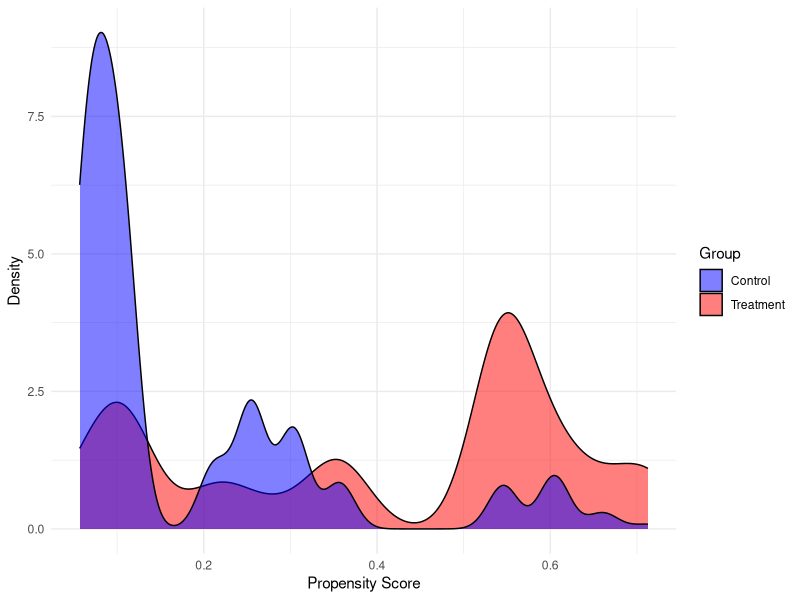
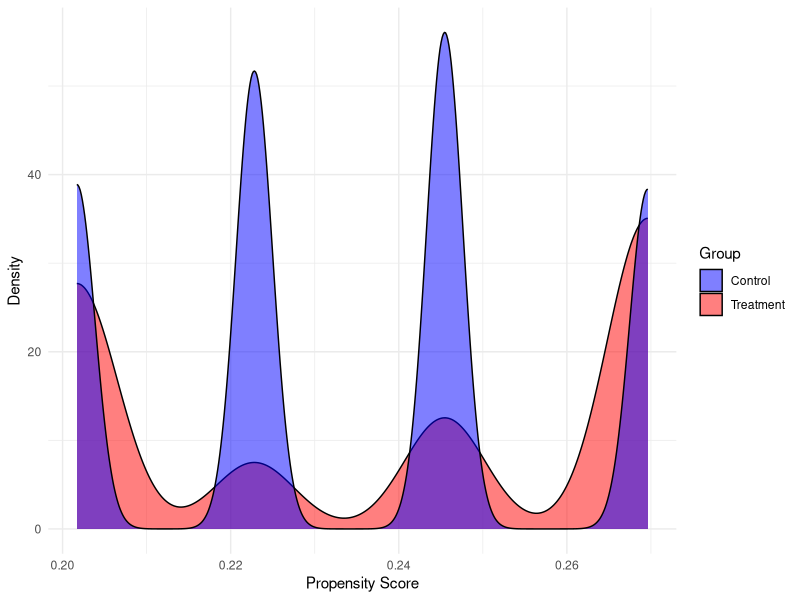
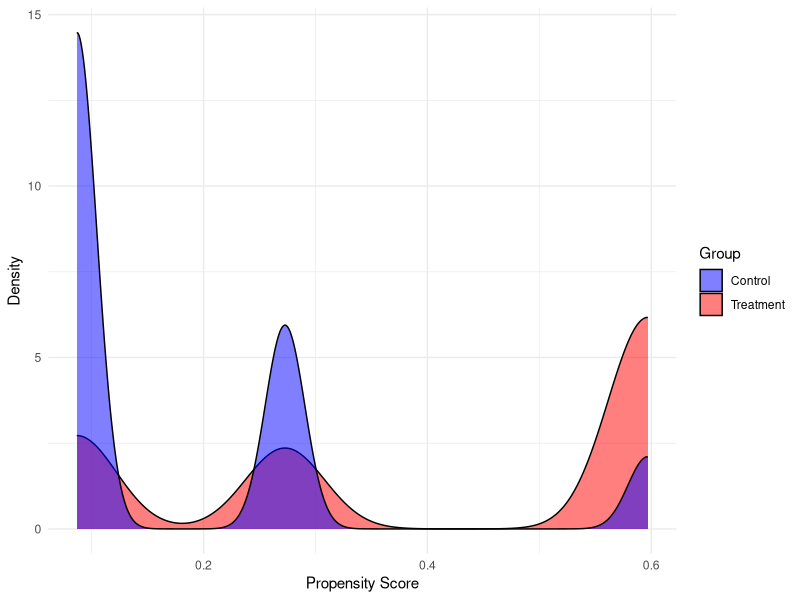

R code for these plots, in order:
## ---- chunk 1
knitr::opts_chunk$set(echo = TRUE)
## ---- chunk 2
data <- read.csv("final_data.csv")
head(data)
## ---- chunk 3
library(MatchIt)
library(ggplot2)
ps_formula <- CO.AQI.Category~Ozone.AQI.Category+NO2.AQI.Category
ps_model <- matchit(ps_formula, data = data, method = "nearest")
ps_scores <- ps_model$distance
data$propensity_score <- ps_scores
# Subset data for treatment and control groups
treatment_data <- data[data$CO.AQI.Category == 1, ]
control_data <- data[data$CO.AQI.Category == 0, ]

# Create density plots for propensity scores
ggplot() +
  geom_density(data = treatment_data, aes(x = propensity_score, fill = "Treatment"), alpha = 0.5) +
  geom_density(data = control_data, aes(x = propensity_score, fill = "Control"), alpha = 0.5) +
  labs(x = "Propensity Score", y = "Density", fill = "Group") +
  scale_fill_manual(values = c("blue", "red")) +
  theme_minimal()
## ---- chunk 4
match.method = matchit(CO.AQI.Category~propensity_score, data=data, method="nearest",ratio = 1)
match_data = match.data(match.method)
att <- function(match_data){
  ind_treat = which(match_data$CO.AQI.Category == 1)
  ind_control = which(match_data$CO.AQI.Category == 0)
  treat = match_data$PM2.5.AQI.Value[ind_treat]
  control = match_data$PM2.5.AQI.Value[ind_control]
  mean(treat)-mean(control)
}

att_v = att(match_data)
new_data = data
new_data$CO.AQI.Category = 1 - data$CO.AQI.Category
match.method = matchit(CO.AQI.Category~propensity_score, data=new_data, method="nearest",ratio = 1)
match_data = match.data(match.method)
atc <- function(match_data){
  ind_treat = which(match_data$CO.AQI.Category == 0)
  ind_control = which(match_data$CO.AQI.Category == 1)
  treat = match_data$PM2.5.AQI.Value[ind_treat]
  control = match_data$PM2.5.AQI.Value[ind_control]
  mean(treat)-mean(control)
}
atc_v = atc(match_data)
prob = mean(data$CO.AQI.Category)
ATE = prob*att_v+(1-prob)*atc_v
cat("ATE is:", ATE)
## ---- chunk 5
data$weights <- ifelse(data$CO.AQI.Category==1, 1/data$propensity_score, 1/(1-data$propensity_score))

E_Y_1 <- sum(data$PM2.5.AQI.Value*data$weights*data$CO.AQI.Category)/sum(data$weights*data$CO.AQI.Category)

E_Y_0 <- sum(data$PM2.5.AQI.Value*data$weights*(1-data$CO.AQI.Category))/sum(data$weights*(1-data$CO.AQI.Category))

cat("The ACE computed under weighted is:", E_Y_1-E_Y_0)
## ---- chunk 6
model.stra <- matchit(ps_formula, data = data, method = "subclass")
data$weights<-NULL
matched_data <- match.data(model.stra)
strata <- unique(matched_data$subclass)
ace <- NULL  

for (i in 1:length(strata)) {
  stratum <- strata[i]
  
  treatment_group <- matched_data[matched_data$subclass == stratum & matched_data$CO.AQI.Category == 1, ]
  control_group <- matched_data[matched_data$subclass == stratum & matched_data$CO.AQI.Category == 0, ]
  
  mean_treatment <- mean(treatment_group$PM2.5.AQI.Value)
  mean_control <- mean(control_group$PM2.5.AQI.Value)
  
  ace[i] <- mean_treatment - mean_control
}
weighted_ace <- weighted.mean(ace, weights =table(matched_data$subclass))
weighted_ace
## ---- chunk 7
data <- read.csv("final_data.csv")
head(data)
## ---- chunk 8
library(MatchIt)
library(ggplot2)
ps_formula <- CO.AQI.Category~Ozone.AQI.Category
ps_model <- matchit(ps_formula, data = data, method = "nearest")
ps_scores <- ps_model$distance
data$propensity_score <- ps_scores
# Subset data for treatment and control groups
treatment_data <- data[data$CO.AQI.Category == 1, ]
control_data <- data[data$CO.AQI.Category == 0, ]

# Create density plots for propensity scores
ggplot() +
  geom_density(data = treatment_data, aes(x = propensity_score, fill = "Treatment"), alpha = 0.5) +
  geom_density(data = control_data, aes(x = propensity_score, fill = "Control"), alpha = 0.5) +
  labs(x = "Propensity Score", y = "Density", fill = "Group") +
  scale_fill_manual(values = c("blue", "red")) +
  theme_minimal()
## ---- chunk 9
match.method = matchit(CO.AQI.Category~propensity_score, data=data, method="nearest",ratio = 1)
match_data = match.data(match.method)
att <- function(match_data){
  ind_treat = which(match_data$CO.AQI.Category == 1)
  ind_control = which(match_data$CO.AQI.Category == 0)
  treat = match_data$PM2.5.AQI.Value[ind_treat]
  control = match_data$PM2.5.AQI.Value[ind_control]
  mean(treat)-mean(control)
}

att_v = att(match_data)
new_data = data
new_data$CO.AQI.Category = 1 - data$CO.AQI.Category
match.method = matchit(CO.AQI.Category~propensity_score, data=new_data, method="nearest",ratio = 1)
match_data = match.data(match.method)
atc <- function(match_data){
  ind_treat = which(match_data$CO.AQI.Category == 0)
  ind_control = which(match_data$CO.AQI.Category == 1)
  treat = match_data$PM2.5.AQI.Value[ind_treat]
  control = match_data$PM2.5.AQI.Value[ind_control]
  mean(treat)-mean(control)
}
atc_v = atc(match_data)
prob = mean(data$CO.AQI.Category)
ATE = prob*att_v+(1-prob)*atc_v
cat("ATE is:", ATE)
## ---- chunk 10
data$weights <- ifelse(data$CO.AQI.Category==1, 1/data$propensity_score, 1/(1-data$propensity_score))

E_Y_1 <- sum(data$PM2.5.AQI.Value*data$weights*data$CO.AQI.Category)/sum(data$weights*data$CO.AQI.Category)

E_Y_0 <- sum(data$PM2.5.AQI.Value*data$weights*(1-data$CO.AQI.Category))/sum(data$weights*(1-data$CO.AQI.Category))

cat("The ACE computed under weighted is:", E_Y_1-E_Y_0)
## ---- chunk 11
model.stra <- matchit(ps_formula, data = data, method = "subclass")
data$weights<-NULL
matched_data <- match.data(model.stra)
strata <- unique(matched_data$subclass)
ace <- NULL  

for (i in 1:length(strata)) {
  stratum <- strata[i]
  
  treatment_group <- matched_data[matched_data$subclass == stratum & matched_data$CO.AQI.Category == 1, ]
  control_group <- matched_data[matched_data$subclass == stratum & matched_data$CO.AQI.Category == 0, ]
  
  mean_treatment <- mean(treatment_group$PM2.5.AQI.Value)
  mean_control <- mean(control_group$PM2.5.AQI.Value)
  
  ace[i] <- mean_treatment - mean_control
}
weighted_ace <- weighted.mean(ace, weights =table(matched_data$subclass))
weighted_ace
## ---- chunk 12
data <- read.csv("final_data.csv")
head(data)
## ---- chunk 13
library(MatchIt)
library(ggplot2)
ps_formula <- CO.AQI.Category~NO2.AQI.Category
ps_model <- matchit(ps_formula, data = data, method = "nearest")
ps_scores <- ps_model$distance
data$propensity_score <- ps_scores
# Subset data for treatment and control groups
treatment_data <- data[data$CO.AQI.Category == 1, ]
control_data <- data[data$CO.AQI.Category == 0, ]

# Create density plots for propensity scores
ggplot() +
  geom_density(data = treatment_data, aes(x = propensity_score, fill = "Treatment"), alpha = 0.5) +
  geom_density(data = control_data, aes(x = propensity_score, fill = "Control"), alpha = 0.5) +
  labs(x = "Propensity Score", y = "Density", fill = "Group") +
  scale_fill_manual(values = c("blue", "red")) +
  theme_minimal()
## ---- chunk 14
match.method = matchit(CO.AQI.Category~propensity_score, data=data, method="nearest",ratio = 1)
match_data = match.data(match.method)
att <- function(match_data){
  ind_treat = which(match_data$CO.AQI.Category == 1)
  ind_control = which(match_data$CO.AQI.Category == 0)
  treat = match_data$PM2.5.AQI.Value[ind_treat]
  control = match_data$PM2.5.AQI.Value[ind_control]
  mean(treat)-mean(control)
}

att_v = att(match_data)
new_data = data
new_data$CO.AQI.Category = 1 - data$CO.AQI.Category
match.method = matchit(CO.AQI.Category~propensity_score, data=new_data, method="nearest",ratio = 1)
match_data = match.data(match.method)
atc <- function(match_data){
  ind_treat = which(match_data$CO.AQI.Category == 0)
  ind_control = which(match_data$CO.AQI.Category == 1)
  treat = match_data$PM2.5.AQI.Value[ind_treat]
  control = match_data$PM2.5.AQI.Value[ind_control]
  mean(treat)-mean(control)
}
atc_v = atc(match_data)
prob = mean(data$CO.AQI.Category)
ATE = prob*att_v+(1-prob)*atc_v
cat("ATE is:", ATE)
## ---- chunk 15
data$weights <- ifelse(data$CO.AQI.Category==1, 1/data$propensity_score, 1/(1-data$propensity_score))

E_Y_1 <- sum(data$PM2.5.AQI.Value*data$weights*data$CO.AQI.Category)/sum(data$weights*data$CO.AQI.Category)

E_Y_0 <- sum(data$PM2.5.AQI.Value*data$weights*(1-data$CO.AQI.Category))/sum(data$weights*(1-data$CO.AQI.Category))

cat("The ACE computed under weighted is:", E_Y_1-E_Y_0)
## ---- chunk 16
model.stra <- matchit(ps_formula, data = data, method = "subclass")
data$weights<-NULL
matched_data <- match.data(model.stra)
strata <- unique(matched_data$subclass)
ace <- NULL  

for (i in 1:length(strata)) {
  stratum <- strata[i]
  
  treatment_group <- matched_data[matched_data$subclass == stratum & matched_data$CO.AQI.Category == 1, ]
  control_group <- matched_data[matched_data$subclass == stratum & matched_data$CO.AQI.Category == 0, ]
  
  mean_treatment <- mean(treatment_group$PM2.5.AQI.Value)
  mean_control <- mean(control_group$PM2.5.AQI.Value)
  
  ace[i] <- mean_treatment - mean_control
}
weighted_ace <- weighted.mean(ace, weights =table(matched_data$subclass))
weighted_ace
